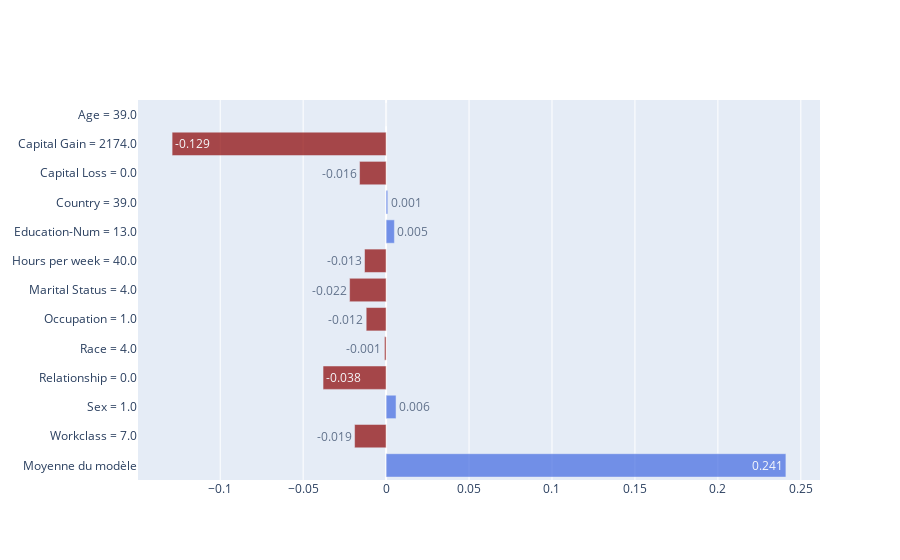

The cell this chart's notebook holds for it:
### Code cell
df = pd.DataFrame()

x_axis = list(shap_values[0].values) 
base_x = shap_values[0].base_values


x_axis = [round(x,3) for x in x_axis]
df['x'] = x_axis
df['y'] = y_axis

base_x = shap_values[0].base_values
base_y = "Moyenne du modèle"
df2 = pd.DataFrame()
df2['x'] = [round(base_x,3)]
df2['y'] = [base_y]

df = df.sort_values(by = 'y', ascending= False)
df = df2.append(df)
df["Color"] = np.where(df["x"]<0, 'darkred', 'RoyalBlue')
fig = go.Figure(data = [go.Bar(
            x= df['x'],
            y=df['y'],
            name = "Impacts sur le score",
            orientation='h',
            marker_color = df['Color'],
            text=df['x'],
            opacity = 0.7),
            
                       ],
            )
fig.update_traces(
                  textposition='auto',
                 textfont_size=12)
fig.update_layout(
    autosize=True,
    )
fig.show()

### Figure 1 — Plotly figure (JSON) as saved in the notebook; plotly's stock layout.template omitted (floating-point values rounded to 4 significant figures)
{"data": [{"marker": {"color": ["RoyalBlue", "darkred", "RoyalBlue", "darkred", "darkred", "darkred", "darkred", "darkred", "RoyalBlue", "RoyalBlue", "darkred", "darkred", "RoyalBlue"]}, "name": "Impacts sur le score", "opacity": 0.7, "orientation": "h", "text": [0.241, -0.019, 0.006, -0.038, -0.001, -0.012, -0.022, -0.013, 0.005, 0.001, -0.016, -0.129, 0], "textfont": {"size": 12}, "textposition": "auto", "type": "bar", "x": [0.241, -0.019, 0.006, -0.038, -0.001, -0.012, -0.022, -0.013, 0.005, 0.001, -0.016, -0.129, 0], "y": ["Moyenne du modèle", "Workclass = 7.0", "Sex = 1.0", "Relationship = 0.0", "Race = 4.0", "Occupation = 1.0", "Marital Status = 4.0", "Hours per week = 40.0", "Education-Num = 13.0", "Country = 39.0", "Capital Loss = 0.0", "Capital Gain = 2174.0", "Age = 39.0"]}], "layout": {"autosize": true}}
